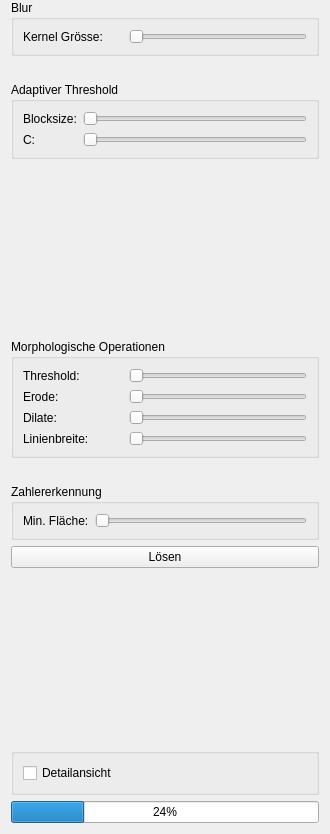
<?xml version="1.0" encoding="UTF-8"?>
<ui version="4.0">
 <class>settings</class>
 <widget class="QWidget" name="settings">
  <property name="geometry">
   <rect>
    <x>0</x>
    <y>0</y>
    <width>330</width>
    <height>834</height>
   </rect>
  </property>
  <property name="windowTitle">
   <string>Form</string>
  </property>
  <layout class="QVBoxLayout" name="verticalLayout_3" stretch="0,0,0,0,0,0,0,0,0,0,0">
   <property name="topMargin">
    <number>0</number>
   </property>
   <item>
    <widget class="QGroupBox" name="groupBox_2">
     <property name="title">
      <string>Blur</string>
     </property>
     <layout class="QFormLayout" name="formLayout_3">
      <item row="0" column="0">
       <widget class="QLabel" name="lbl_blur">
        <property name="minimumSize">
         <size>
          <width>100</width>
          <height>0</height>
         </size>
        </property>
        <property name="text">
         <string>Kernel Grösse:</string>
        </property>
       </widget>
      </item>
      <item row="0" column="1">
       <widget class="QSlider" name="slider_blur">
        <property name="minimum">
         <number>0</number>
        </property>
        <property name="maximum">
         <number>9</number>
        </property>
        <property name="singleStep">
         <number>1</number>
        </property>
        <property name="pageStep">
         <number>1</number>
        </property>
        <property name="orientation">
         <enum>Qt::Horizontal</enum>
        </property>
       </widget>
      </item>
     </layout>
    </widget>
   </item>
   <item>
    <spacer name="verticalSpacer_3">
     <property name="orientation">
      <enum>Qt::Vertical</enum>
     </property>
     <property name="sizeType">
      <enum>QSizePolicy::Fixed</enum>
     </property>
     <property name="sizeHint" stdset="0">
      <size>
       <width>20</width>
       <height>20</height>
      </size>
     </property>
    </spacer>
   </item>
   <item>
    <widget class="QGroupBox" name="groupBox_5">
     <property name="title">
      <string>Adaptiver Threshold</string>
     </property>
     <layout class="QFormLayout" name="formLayout_7">
      <item row="0" column="1">
       <widget class="QSlider" name="slider_blocksize">
        <property name="maximum">
         <number>49</number>
        </property>
        <property name="singleStep">
         <number>1</number>
        </property>
        <property name="orientation">
         <enum>Qt::Horizontal</enum>
        </property>
        <property name="tickPosition">
         <enum>QSlider::NoTicks</enum>
        </property>
        <property name="tickInterval">
         <number>0</number>
        </property>
       </widget>
      </item>
      <item row="0" column="0">
       <widget class="QLabel" name="lbl_blocksize">
        <property name="toolTip">
         <string>Kernel grösse für den adaptiven Schwellwert</string>
        </property>
        <property name="text">
         <string>Blocksize:</string>
        </property>
       </widget>
      </item>
      <item row="1" column="1">
       <widget class="QSlider" name="slider_C">
        <property name="maximum">
         <number>49</number>
        </property>
        <property name="orientation">
         <enum>Qt::Horizontal</enum>
        </property>
       </widget>
      </item>
      <item row="1" column="0">
       <widget class="QLabel" name="lbl_C">
        <property name="toolTip">
         <string>Konstante um den adaptiven Schwellwert ein zu stellen</string>
        </property>
        <property name="text">
         <string>C:</string>
        </property>
       </widget>
      </item>
     </layout>
    </widget>
   </item>
   <item>
    <spacer name="verticalSpacer">
     <property name="orientation">
      <enum>Qt::Vertical</enum>
     </property>
     <property name="sizeHint" stdset="0">
      <size>
       <width>20</width>
       <height>20</height>
      </size>
     </property>
    </spacer>
   </item>
   <item>
    <widget class="QGroupBox" name="groupBox_4">
     <property name="title">
      <string>Morphologische Operationen</string>
     </property>
     <property name="flat">
      <bool>false</bool>
     </property>
     <property name="checkable">
      <bool>false</bool>
     </property>
     <layout class="QFormLayout" name="formLayout_2">
      <item row="1" column="1">
       <widget class="QSlider" name="slider_erode">
        <property name="maximum">
         <number>15</number>
        </property>
        <property name="pageStep">
         <number>1</number>
        </property>
        <property name="orientation">
         <enum>Qt::Horizontal</enum>
        </property>
       </widget>
      </item>
      <item row="1" column="0">
       <widget class="QLabel" name="lbl_erode">
        <property name="minimumSize">
         <size>
          <width>100</width>
          <height>0</height>
         </size>
        </property>
        <property name="text">
         <string>Erode: </string>
        </property>
       </widget>
      </item>
      <item row="2" column="0">
       <widget class="QLabel" name="lbl_dilate">
        <property name="text">
         <string>Dilate:</string>
        </property>
       </widget>
      </item>
      <item row="2" column="1">
       <widget class="QSlider" name="slider_dilate">
        <property name="maximum">
         <number>15</number>
        </property>
        <property name="pageStep">
         <number>1</number>
        </property>
        <property name="orientation">
         <enum>Qt::Horizontal</enum>
        </property>
       </widget>
      </item>
      <item row="0" column="0">
       <widget class="QLabel" name="lbl_th">
        <property name="minimumSize">
         <size>
          <width>100</width>
          <height>0</height>
         </size>
        </property>
        <property name="text">
         <string>Threshold:</string>
        </property>
       </widget>
      </item>
      <item row="0" column="1">
       <widget class="QSlider" name="slider_th">
        <property name="maximum">
         <number>255</number>
        </property>
        <property name="pageStep">
         <number>1</number>
        </property>
        <property name="orientation">
         <enum>Qt::Horizontal</enum>
        </property>
       </widget>
      </item>
      <item row="3" column="1">
       <widget class="QSlider" name="slider_mask_size">
        <property name="orientation">
         <enum>Qt::Horizontal</enum>
        </property>
       </widget>
      </item>
      <item row="3" column="0">
       <widget class="QLabel" name="lbl_mask_size">
        <property name="text">
         <string>Linienbreite:</string>
        </property>
       </widget>
      </item>
     </layout>
    </widget>
   </item>
   <item>
    <spacer name="verticalSpacer_2">
     <property name="orientation">
      <enum>Qt::Vertical</enum>
     </property>
     <property name="sizeType">
      <enum>QSizePolicy::Fixed</enum>
     </property>
     <property name="sizeHint" stdset="0">
      <size>
       <width>20</width>
       <height>20</height>
      </size>
     </property>
    </spacer>
   </item>
   <item>
    <widget class="QGroupBox" name="groupBox">
     <property name="title">
      <string>Zahlererkennung</string>
     </property>
     <property name="flat">
      <bool>false</bool>
     </property>
     <layout class="QFormLayout" name="formLayout_4">
      <item row="1" column="0">
       <widget class="QLabel" name="lbl_min_area">
        <property name="text">
         <string>Min. Fläche:</string>
        </property>
       </widget>
      </item>
      <item row="1" column="1">
       <widget class="QSlider" name="slider_min_num_area">
        <property name="minimum">
         <number>10</number>
        </property>
        <property name="maximum">
         <number>2000</number>
        </property>
        <property name="pageStep">
         <number>1</number>
        </property>
        <property name="orientation">
         <enum>Qt::Horizontal</enum>
        </property>
       </widget>
      </item>
     </layout>
    </widget>
   </item>
   <item>
    <widget class="QPushButton" name="btn_solve">
     <property name="text">
      <string>Lösen</string>
     </property>
    </widget>
   </item>
   <item>
    <spacer name="verticalSpacer_4">
     <property name="orientation">
      <enum>Qt::Vertical</enum>
     </property>
     <property name="sizeHint" stdset="0">
      <size>
       <width>20</width>
       <height>40</height>
      </size>
     </property>
    </spacer>
   </item>
   <item>
    <widget class="QGroupBox" name="groupBox_3">
     <property name="title">
      <string/>
     </property>
     <layout class="QVBoxLayout" name="verticalLayout_2">
      <item>
       <widget class="QCheckBox" name="cb_detail">
        <property name="text">
         <string>Detailansicht</string>
        </property>
       </widget>
      </item>
     </layout>
    </widget>
   </item>
   <item>
    <widget class="QProgressBar" name="progressBar">
     <property name="value">
      <number>24</number>
     </property>
    </widget>
   </item>
  </layout>
 </widget>
 <resources/>
 <connections/>
</ui>
